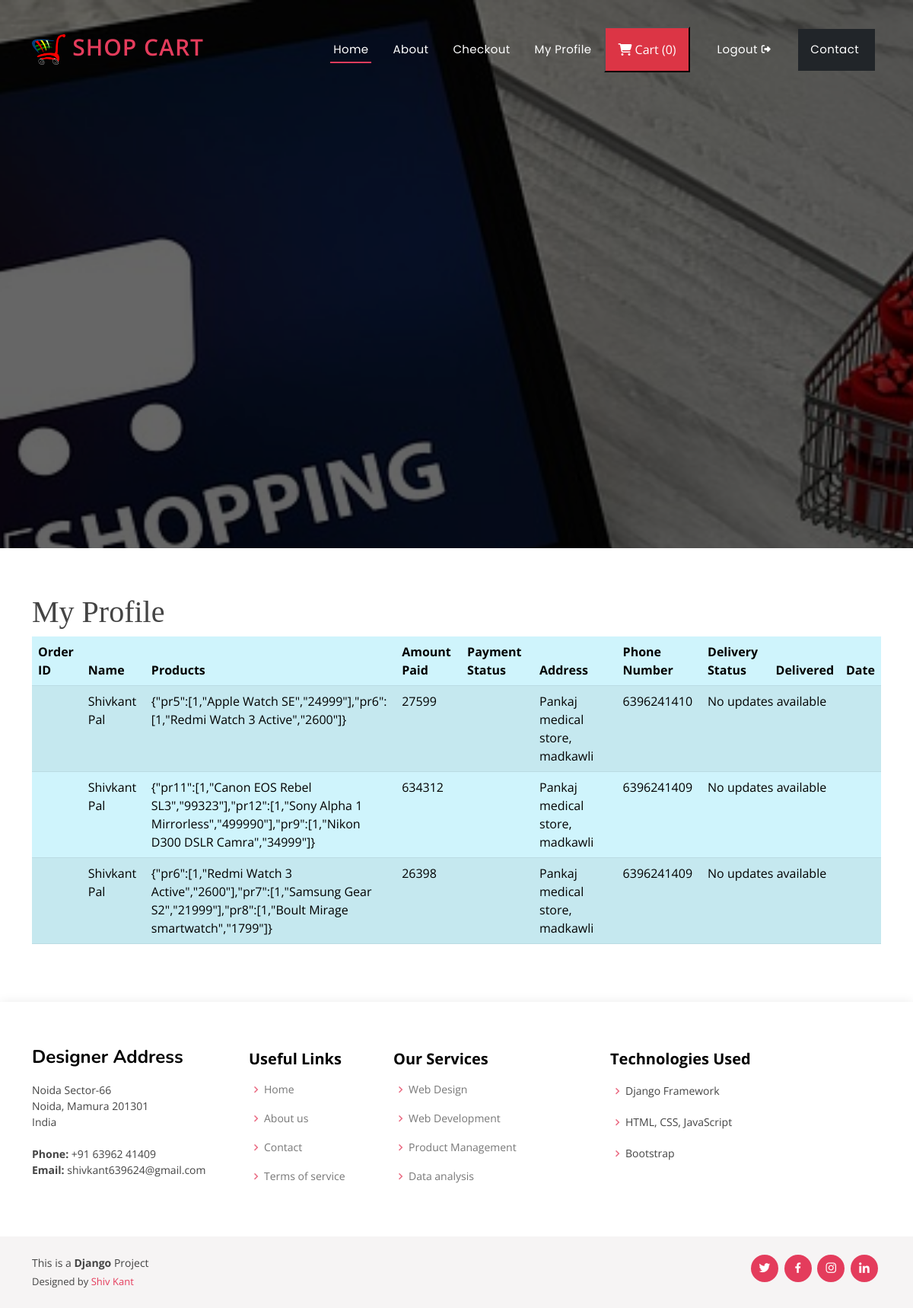
The app's page /profile (signed in) with its own data.
### ecommerceapp/models.py (models this page shows, shortened)
class Orders(models.Model):
    order_id = models.AutoField(primary_key=True)
    items_json =  models.CharField(max_length=5000)
    amount = models.IntegerField(default=0)
    name = models.CharField(max_length=90)
    email = models.CharField(max_length=90)
    address1 = models.CharField(max_length=200)
    address2 = models.CharField(max_length=200)
    city = models.CharField(max_length=100)
    state = models.CharField(max_length=100)
    zip_code = models.CharField(max_length=100)
    oid=models.CharField(max_length=150,blank=True)
    amountpaid=models.CharField(max_length=500,blank=True,null=True)
    paymentstatus=models.CharField(max_length=20,blank=True)
    phone = models.CharField(max_length=100,default="")

### ecommerceapp/views.py (the view)
# urls.py: path('profile',views.profile,name="profile"),
def profile(request):
    if not request.user.is_authenticated:
        messages.warning(request, "Login & Try Again")
        return redirect('/auth/login')
    currentuser = request.user.username
    items = Orders.objects.filter(email=currentuser)
    rid = ""
    status = None
    for i in items:
        print(i.oid)
        myid = i.oid
        rid = myid.replace("ShopyCart", "")
        print(rid)
    if rid.isdigit():
        status = OrderUpdate.objects.filter(order_id=int(rid))
        for j in status:
            print(j.update_desc)
    else:
        messages.error(request, "Invalid order ID found.")
    context = {"items": items, "status": status}
    return render(request, "profile.html", context)

### templates/profile.html (shortened to what this page needs)
{% extends 'base.html' %}
{% block body %}
<section id="portfolio" class="portfolio">
    <div class="container">
        <h1>My Profile</h1>
        <table class="table table-info table-striped">
            <thead>
                <tr>
                    <th scope="col">Order ID</th>
                    <th scope="col">Name</th>
                    <th scope="col">Products</th>
                    <th scope="col">Amount Paid</th>
                    <th scope="col">Payment Status</th>
                    <th scope="col">Address</th>
                    <th scope="col">Phone Number</th>
                    <th scope="col">Delivery Status</th>
                    <th scope="col">Delivered</th>
                    <th scope="col">Date</th>
                </tr>
            </thead>
            <tbody>
                {% for i in items %}
                <tr>
                    <th scope="row">{{ i.oid }}</th>
                    <td>{{ i.name }}</td>
                    <td>{{ i.items_json }}</td>
                    <td>{{ i.amount }}</td>
                    <td>{{ i.paymentstatus }}</td>
                    <td>{{ i.address1 }}</td>
                    <td>{{ i.phone }}</td>
                    {% if i.status_updates %}
                        {% for j in i.status_updates %}
                            <td>{{ j.update_desc }}</td>
                            {% if j.delivered %}
                                <td><i class="fa-solid fa-circle-check"></i> Delivered</td>
                            {% else %}
                                <td><i class="fa-solid fa-truck"></i> Not Delivered</td>
                            {% endif %}
                            <td>{{ j.timestamp }}</td>
                        {% endfor %}
                    {% else %}
                        <td colspan="3">No updates available</td>
                    {% endif %}
                </tr>
                {% endfor %}
            </tbody>
        </table>
    </div>
</section>
{% endblock %}

### static/assets/css/style.css (style rules this page uses)
body { font-family: "Open Sans", sans-serif; color: #444444; }
h1, h2, h3, h4, h5, h6 { font-family: cursive; }
section { padding: 60px 0; overflow: hidden; }

### records on screen
Orders: name "Shivkant Pal", items_json "{\"pr5\":[1,\"Apple Watch SE\",\"24999\"],\"pr6\":[1,\"Redmi Watch 3 Active\",\"2600\"]}", amount "27599", address1 "Pankaj medical store, madkawli", phone "6396241410"
Orders: name "Shivkant Pal", items_json "{\"pr11\":[1,\"Canon EOS Rebel SL3\",\"99323\"],\"pr12\":[1,\"Sony Alpha 1 Mirrorless\",\"499990\"],\"pr9\":[1,\"Nikon D300 DSLR Camra\",\"34999\"]}", amount "634312", address1 "Pankaj medical store, madkawli", phone "6396241409"
Orders: name "Shivkant Pal", items_json "{\"pr6\":[1,\"Redmi Watch 3 Active\",\"2600\"],\"pr7\":[1,\"Samsung Gear S2\",\"21999\"],\"pr8\":[1,\"Boult Mirage smartwatch\",\"1799\"]}", amount "26398", address1 "Pankaj medical store, madkawli", phone "6396241409"
